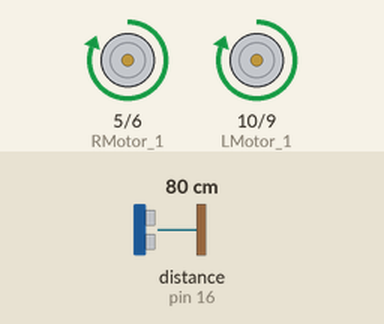
Recording of a sketch running on a simulated Arduino Uno, built with avr-gcc and run on an emulated ATmega328P. Shown: motor-driver pin pairs drawn as motors (green arrow = first pin HIGH = forward, orange = second pin HIGH = backward, longer = more drive, scaled by the enable pin). Inputs (shaded band) come from the test bench; at power-on: distance to the obstacle (sensor on pin 16) 80 cm. The echo pulse lasts 58.3 µs per cm.

Above: at 1.2 s.
1.3 s: distance to the obstacle (sensor on pin 16) set to 9 cm
2.8 s: distance to the obstacle (sensor on pin 16) set to 6 cm
At 3.4 s:
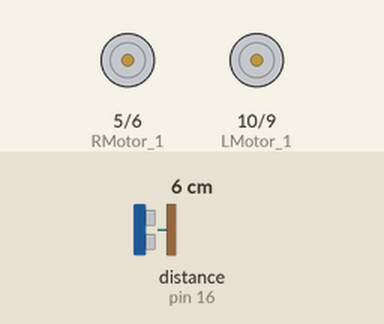
5.8 s: distance to the obstacle (sensor on pin 16) set to 18 cm
At 6.3 s:
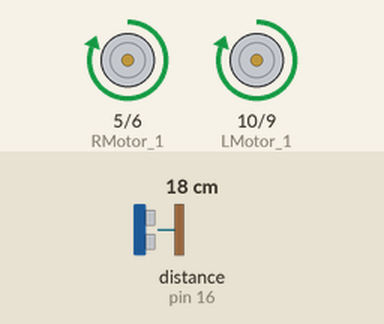
7.3 s: distance to the obstacle (sensor on pin 16) set to 2 cm
At 7.4 s:
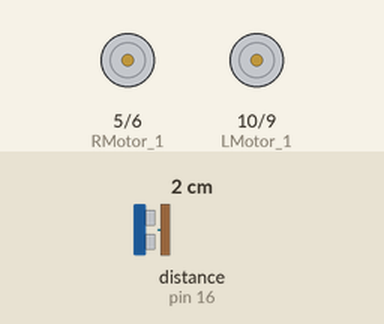
Timing chart, 0 to 10.3 s (numbered marks = the images above; inputs shaded):
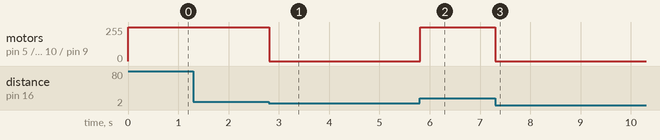

The sketch:

Ultrasonic.ino
```cpp
#include <NewPing.h>

#define TigFF  18
#define EchoFF    16
#define MDisFF 400 // Maximum distance we want to measure (in centimeters).

#define TigFR  18
#define EchoFR    16
#define MDisFR 400

#define TigFL  18
#define EchoFL    16
#define MDisFL 400

#define TigSR  18
#define EchoSR    16
#define MDisSR 400

#define TigSL  18
#define EchoSL    16
#define MDisSL 400


NewPing sonarFF(TigFF,EchoFF,MDisFF);
NewPing sonarFR(TigFR,EchoFR,MDisFR);
NewPing sonarFL(TigFL,EchoFL,MDisFL);
NewPing sonarSR(TigSR,EchoSR,MDisSR);
NewPing sonarSL(TigSL,EchoSL,MDisSL);

int DisFF,DisFL,DisFR,DisSR,DisSL;

int RMotor_1 =5;
int RMotor_2 =6;
int Rspeed=7;

int LMotor_1 =10;
int LMotor_2 =9;
int Lspeed=12;

int speedx=255;
int speedy=100;

void setup(){

    pinMode(RMotor_1,OUTPUT);
    pinMode(RMotor_2,OUTPUT);
    pinMode(LMotor_1,OUTPUT);
    pinMode(LMotor_2,OUTPUT);
    pinMode(Rspeed,OUTPUT);
    pinMode(Lspeed,OUTPUT);
}

void forward(){
    analogWrite(Rspeed,speedx);
    analogWrite(Lspeed,speedx);

    digitalWrite(RMotor_1,HIGH);
    digitalWrite(RMotor_2,LOW);
    digitalWrite(LMotor_1,HIGH);
    digitalWrite(LMotor_2,LOW);
}

void turn_right(){
    analogWrite(Rspeed,speedy);
    analogWrite(Lspeed,speedy);

    digitalWrite(RMotor_1,HIGH);
    digitalWrite(RMotor_2,LOW);
    digitalWrite(LMotor_1,LOW);
    digitalWrite(LMotor_2,HIGH);

}

void turn_left(){
    analogWrite(Rspeed,speedy);
    analogWrite(Lspeed,speedy);

    digitalWrite(RMotor_1,LOW);
    digitalWrite(RMotor_2,HIGH);
    digitalWrite(LMotor_1,HIGH);
    digitalWrite(LMotor_2,LOW);
}

void backward(){
    analogWrite(Rspeed,speedy);
    analogWrite(Lspeed,speedy);

    digitalWrite(RMotor_1,LOW);
    digitalWrite(RMotor_2,HIGH);
    digitalWrite(LMotor_1,LOW);
    digitalWrite(LMotor_2,HIGH);
}


void brake(){
    analogWrite(Rspeed,0);
    analogWrite(Lspeed,0);

    digitalWrite(RMotor_1,LOW);
    digitalWrite(RMotor_2,LOW);
    digitalWrite(LMotor_1,LOW);
    digitalWrite(LMotor_2,LOW);
    delay(400);

}
void turn_180(){
    analogWrite(Rspeed,speedy);
    analogWrite(Lspeed,speedy);

    digitalWrite(RMotor_1,LOW);
    digitalWrite(RMotor_2,HIGH);
    digitalWrite(LMotor_1,HIGH);
    digitalWrite(LMotor_2,LOW);
    delay(800);

}

void loop(){
    forward();
   DisFF = sonarFF.ping_cm();
   DisFL = sonarFL.ping_cm();
   DisFR = sonarFR.ping_cm();
   DisSR = sonarSR.ping_cm();
   DisSL = sonarSL.ping_cm();

   if (DisFF <8 || DisFL < 8 || DisFR <8){
    if (DisFF >=8 && DisFL >=8){
        turn_left();
        delay(200);
    }
    else if (DisFF>=8 && DisFR >=8){
        turn_right();
        delay(200);
    }
    else if (DisFL >=8 && DisSL >=8){
        turn_left();
        delay(400);
    }
    else if (DisFR >=8 && DisSR>=8){
        turn_right();
        delay(400);
    }
    else{
        backward();
        delay(200);
        turn_180();

    }


    }

}
```

Measured:
- the behaviour switches between 8 and 7 cm on distance to the obstacle (sensor on pin 16) (found by bisection; images 0 and 1)
- after the input at 1.3 s, every drawn part: stays the same
- after the input at 2.8 s, motor on pin 5 (RMotor_1) / pin 6 (RMotor_2), motor on pin 10 (LMotor_1) / pin 9 (LMotor_2): forward 255/255 → stopped at once
- after the input at 5.8 s, motor on pin 5 (RMotor_1) / pin 6 (RMotor_2), motor on pin 10 (LMotor_1) / pin 9 (LMotor_2): stopped → forward 255/255 at once
- after the input at 7.3 s, motor on pin 5 (RMotor_1) / pin 6 (RMotor_2), motor on pin 10 (LMotor_1) / pin 9 (LMotor_2): forward 255/255 → stopped at once
